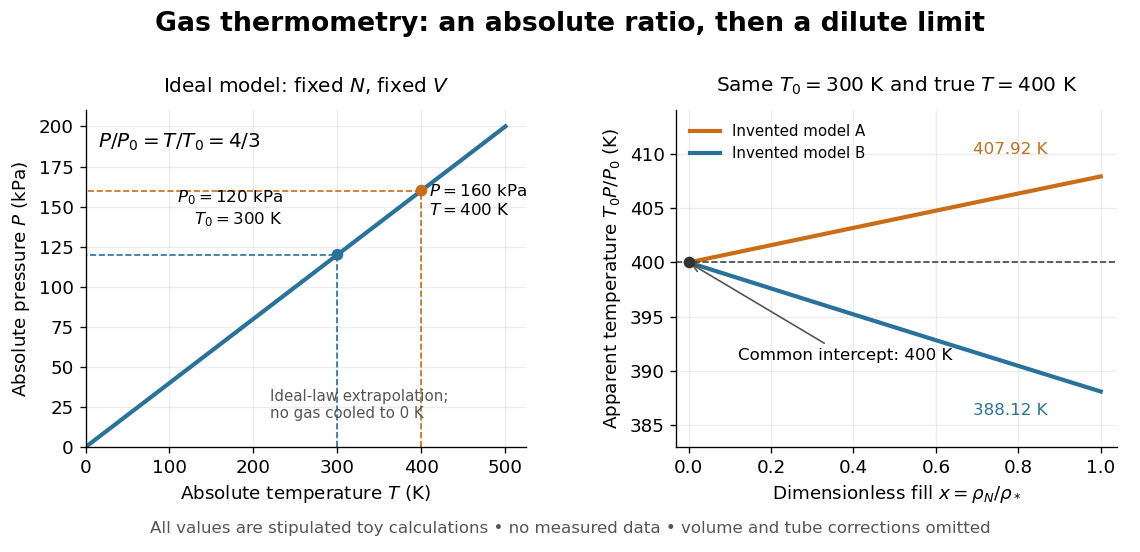

Write the Python code that produced this figure.
"""Original ideal pressure calibration and invented dilute-gas models; no data.

Run from _media with MPLCONFIGDIR=/tmp/codex-wiki-matplotlib:
python ../temperature-thermometry-pressure-extrapolation.py
Tested: Python 3.14.4, Matplotlib 3.10.7, NumPy 2.3.5.
The output basename is derived from this script and written to the CWD.
"""
from pathlib import Path
import matplotlib
matplotlib.use("Agg")
import matplotlib.pyplot as plt
import numpy as np


def main():
    plt.rcParams.update({"font.family": "DejaVu Sans", "font.size": 11})
    fig, (left, right) = plt.subplots(1, 2, figsize=(9.5, 4.6), dpi=120)
    fig.patch.set_facecolor("white")
    for ax in (left, right):
        ax.set_facecolor("white")
        ax.spines[["top", "right"]].set_visible(False)
        ax.grid(alpha=.22)
    fig.suptitle("Gas thermometry: an absolute ratio, then a dilute limit", fontsize=16, weight="bold", y=.98)
    temperature = np.linspace(0, 500, 251)
    left.plot(temperature, .4 * temperature, color="#28729c", lw=2.5)
    left.scatter([300, 400], [120, 160], color=["#28729c", "#cb6c16"], zorder=4)
    left.plot([300, 300, 0], [0, 120, 120], color="#28729c", ls="--", lw=1)
    left.plot([400, 400, 0], [0, 160, 160], color="#cb6c16", ls="--", lw=1)
    left.text(235, 139, "$P_0=120$ kPa\n$T_0=300$ K", ha="right", fontsize=10)
    left.text(409, 145, "$P=160$ kPa\n$T=400$ K", fontsize=10)
    left.set(xlim=(0, 525), ylim=(0, 210), xlabel="Absolute temperature $T$ (K)", ylabel="Absolute pressure $P$ (kPa)")
    left.set_title("Ideal model: fixed $N$, fixed $V$", fontsize=12, pad=11)
    left.text(15, 187, "$P/P_0=T/T_0=4/3$", fontsize=12)
    left.text(220, 18, "Ideal-law extrapolation;\nno gas cooled to 0 K", fontsize=9, color="#555555")

    x = np.linspace(0, 1, 251)
    apparent_a = 400 * (1 + .03 * x) / (1 + .01 * x)
    apparent_b = 400 * (1 - .02 * x) / (1 + .01 * x)
    right.plot(x, apparent_a, color="#cb6c16", lw=2.5, label="Invented model A")
    right.plot(x, apparent_b, color="#28729c", lw=2.5, label="Invented model B")
    right.axhline(400, color="#444444", ls="--", lw=1)
    right.scatter([0], [400], color="#333333", zorder=5)
    right.annotate("Common intercept: 400 K", xy=(0, 400), xytext=(.12, 391),
                   arrowprops={"arrowstyle": "->", "color": "#555555"}, fontsize=10)
    right.text(.69, 410, "407.92 K", color="#cb6c16", fontsize=10)
    right.text(.69, 386, "388.12 K", color="#28729c", fontsize=10)
    right.set(xlim=(-.03, 1.04), ylim=(383, 414), xlabel=r"Dimensionless fill $x=\rho_N/\rho_*$",
              ylabel="Apparent temperature $T_0P/P_0$ (K)")
    right.set_title("Same $T_0=300$ K and true $T=400$ K", fontsize=12, pad=11)
    right.legend(loc="upper left", fontsize=9, frameon=False)
    fig.text(.5, .035, "All values are stipulated toy calculations • no measured data • volume and tube corrections omitted", ha="center", fontsize=10, color="#555555")
    fig.subplots_adjust(left=.075, right=.98, bottom=.19, top=.8, wspace=.34)
    fig.savefig(Path(__file__).stem + ".png", facecolor="white", transparent=False)
    plt.close(fig)


if __name__ == "__main__":
    main()
